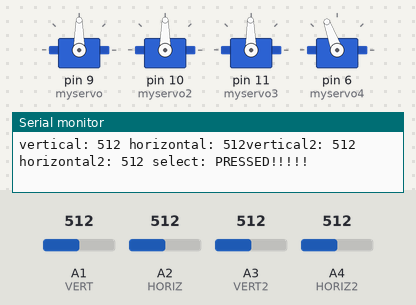
Bench run of a sketch on a simulated Arduino Uno, built with avr-gcc and run on an emulated ATmega328P. Parts: 4 × servo, the last lines printed to the serial monitor. The inputs (shaded band) are chosen by the test bench; at power-on: A1 (VERT) = 512, A2 (HORIZ) = 512, A3 (VERT2) = 512, A4 (HORIZ2) = 512.

Above: at 4.2 s.
4.3 s: A1 (VERT) set to 105
At 5.5 s:
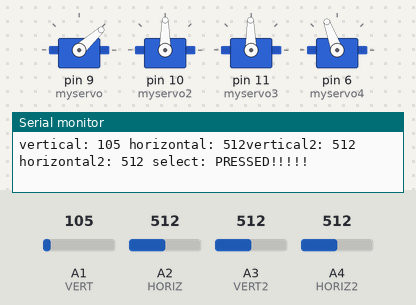
5.8 s: A1 (VERT) set to 92
At 6.3 s:
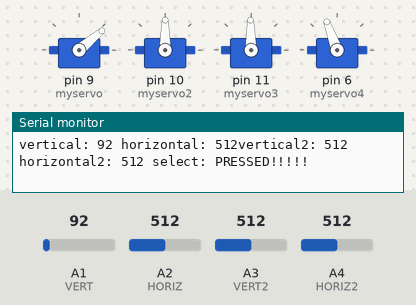
8.8 s: A2 (HORIZ) set to 30
At 9.2 s:
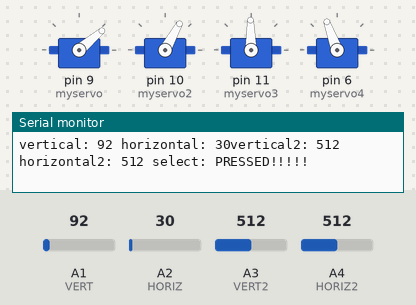
10.3 s: A3 (VERT2) set to 108
At 11.0 s:
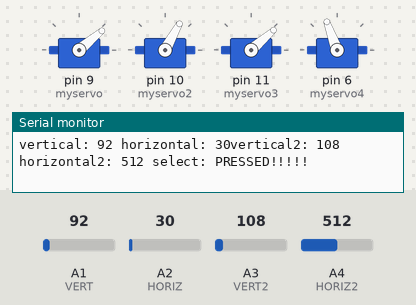
11.8 s: A3 (VERT2) set to 93
At 13.2 s:
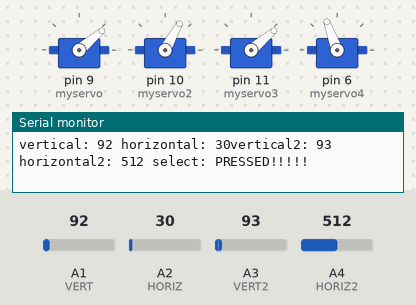
14.8 s: A4 (HORIZ2) set to 105
At 16.0 s:
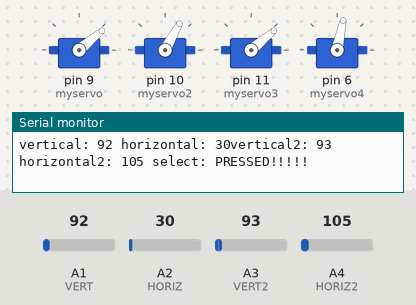
16.3 s: A4 (HORIZ2) set to 95
Timing chart, 0 to 19.3 s (numbered marks = the images above; inputs shaded):
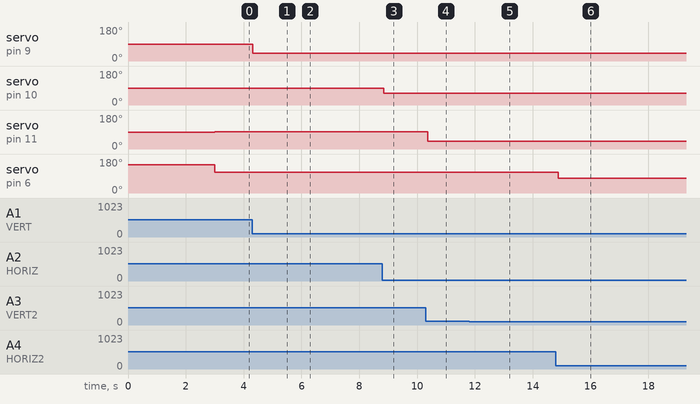

Measured:
- after the input at 4.3 s, servo on pin 9 (myservo): 90° → 42° at once
- after the input at 5.8 s, servo on pin 9 (myservo): 42° → 40° after 0.07 s
- after the input at 8.8 s, servo on pin 10 (myservo2): 90° → 61° after 0.05 s
- after the input at 10.3 s, servo on pin 11 (myservo3): 91° → 41° after 0.07 s
- after the input at 11.8 s, servo on pin 11 (myservo3): 41° → 40° at once
- after the input at 14.8 s, servo on pin 6 (myservo4): 110° → 78° after 0.08 s
- after the input at 16.3 s, servo on pin 6 (myservo4): 78° → 77° after 0.08 s

The sketch:

meArm_servo.ino
```cpp
#include <Servo.h>

// MeArm範例程式，傑森提供
// 傑森創工，粉絲團：
// https://www.facebook.com/geeksfans/

// 傑森創工露天賣場：
// http://goo.gl/1231oE


Servo  myservo;  //底部伺服馬達
Servo  myservo2; //右側伺服馬達
Servo  myservo3; //左側伺服馬達
Servo  myservo4; //爪子的伺服馬達

const int VERT = A1; // 搖桿1垂直
const int HORIZ = A2; // 搖桿1水平
const int VERT2 = A3; // 搖桿2垂直
const int HORIZ2 = A4; // 搖桿2水平

int servoVal = 90;
int servoVal2 = 90;
int servoVal3 = 90;
int servoVal4 = 120;


void setup()
{
  myservo.attach(9); // 連結pin9到底部伺服馬達
  myservo.write(90); // 一開始先置中90度
  myservo2.attach(10); // 連結pin10到右側伺服馬達
  myservo2.write(90); // 一開始先置中90度
  myservo3.attach(11); // 連結pin11到左側伺服馬達
  myservo3.write(90); // 一開始先置中90度
  myservo4.attach(6); // 連結pin6到爪子的伺服馬達
  myservo4.write(150); // 一開始先置中90度
  delay(3000);

  Serial.begin(9600);
}

void loop()
{
  int vertical, horizontal,vertical2, horizontal2, select;

  // 從搖桿讀取數值

  vertical = analogRead(VERT); // will be 0-1023
  horizontal = analogRead(HORIZ); // will be 0-1023
  vertical2 = analogRead(VERT2); // will be 0-1023
  horizontal2 = analogRead(HORIZ2); // will be 0-1023


  servoVal = map(vertical, 0, 1023, 30, 150);
  myservo.write(servoVal);

  servoVal2 = map(horizontal, 0, 1023, 60, 120);
  myservo2.write(servoVal2);

  servoVal3 = map(vertical2, 100, 900, 40, 140);
  myservo3.write(servoVal3);

  servoVal4 = map(horizontal2, 0, 1023, 70, 150);
  myservo4.write(servoVal4);


  Serial.print("vertical: ");
  Serial.print(vertical);
  Serial.print(" horizontal: ");
  Serial.print(horizontal);
  Serial.print("vertical2: ");
  Serial.print(vertical2);
  Serial.print(" horizontal2: ");
  Serial.print(horizontal2);
  Serial.print(" select: ");
  if(select == HIGH)
    Serial.println("not pressed");
  else
    Serial.println("PRESSED!!!!!");
}
```
